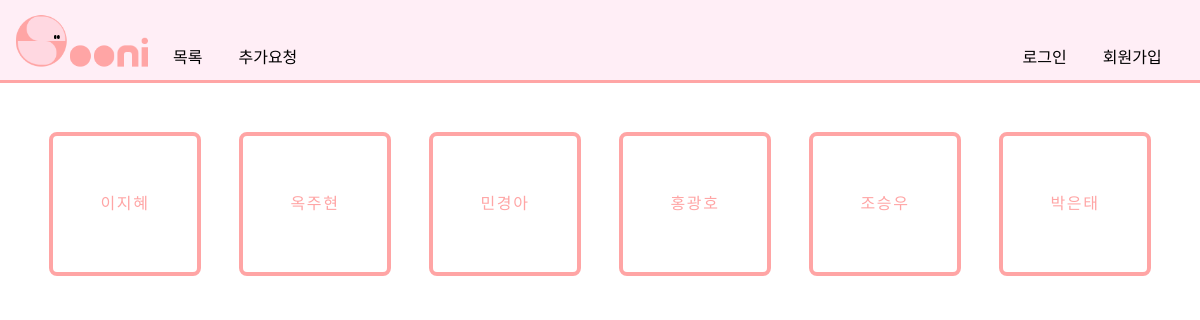
Page /celebrities/ on the committed database.
### pybo/models.py (models this page shows)
class Celebrity(models.Model):
    name = models.CharField(max_length=200)

### pybo/views.py (the view)
# urls.py: path('celebrities/', include('pybo.urls')),
def celebrities(request):
    celebrity_list = Celebrity.objects.all()
    context = {'celebrity_list': celebrity_list}
    return render(request, 'pybo/celebrities.html', context)

### templates/pybo/celebrities.html (shortened to what this page needs)
{% extends 'navi.html' %}
{% load static %}
{% block content %}
<div class="bodyclass">
    {% if celebrity_list %}
        <nav>
            <ul>
                {% for celebrity in celebrity_list %}
                    <li>
                        <a href="{% url 'pybo:post' celebrity.name %}">
                            {{ celebrity.name }}
                        </a>
                    </li>
                {% endfor %}
            </ul>
        </nav>
    {% else %}
        <p>등록된 연예인이 없습니다.</p>
    {% endif %}
</div>
{% endblock %}

### templates/navi.html (style rules this page uses)
body * { font-family: 'GmarketSansMedium'; }
body { margin:0; padding:0; font-family: 'GmarketSansMedium'; font-size:2vh; max-width:100vw; }
.bodyclass { padding: 30px; }

### templates/pybo/celebrities.html (style rules this page uses)
nav ul { display:flex; flex-wrap:wrap; list-style-type: none; margin: 0; padding: 0; }
nav ul li { margin: 1.2em; --c: #FFA5A5; color: var(--c); font-size: 1em; border: 0.3em solid var(--c); border-radius: 0.5em; width: 8.5em; height: 8.5em; text-transform: uppercase; font-weight: middle; font-family: 'GmarketSansMedium'; letter-spacing: 0.1em; line-height: 3em; position: relative; overflow: hidden; z-index: 1; transition: 0.5s; flex-grow:1; flex-shrink: 0; }
nav ul li a { display:flex; width:100%; height:100%; justify-content:center; align-items:center; text-decoration:none; color: var(--c); }

### rows in the picture
Celebrity: name "이지혜"
Celebrity: name "옥주현"
Celebrity: name "민경아"
Celebrity: name "홍광호"
Celebrity: name "조승우"
Celebrity: name "박은태"
